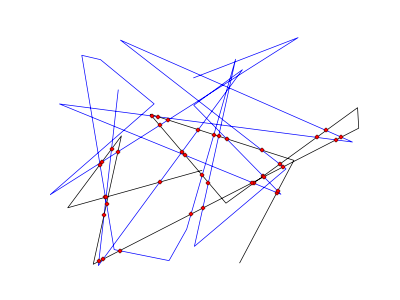

Python code for this plot:
from okean import calc, hull
import numpy as np
import pylab as pl

np.random.seed(1)
x=np.random.rand(20)
y=np.random.rand(20)

np.random.seed(3)
x1=np.random.rand(10)
y1=np.random.rand(10)

pl.figure()
pl.plot(x,y,'b')
pl.plot(x1,y1,'k')

xi,yi=calc.meetpoint(x,y,x1,y1)

pl.plot(xi,yi,'ro')

pl.gca().set_frame_on(0)
pl.gca().set_xticks([])
pl.gca().set_yticks([])

pl.savefig('ex_calcs_02.png',dpi=50)

